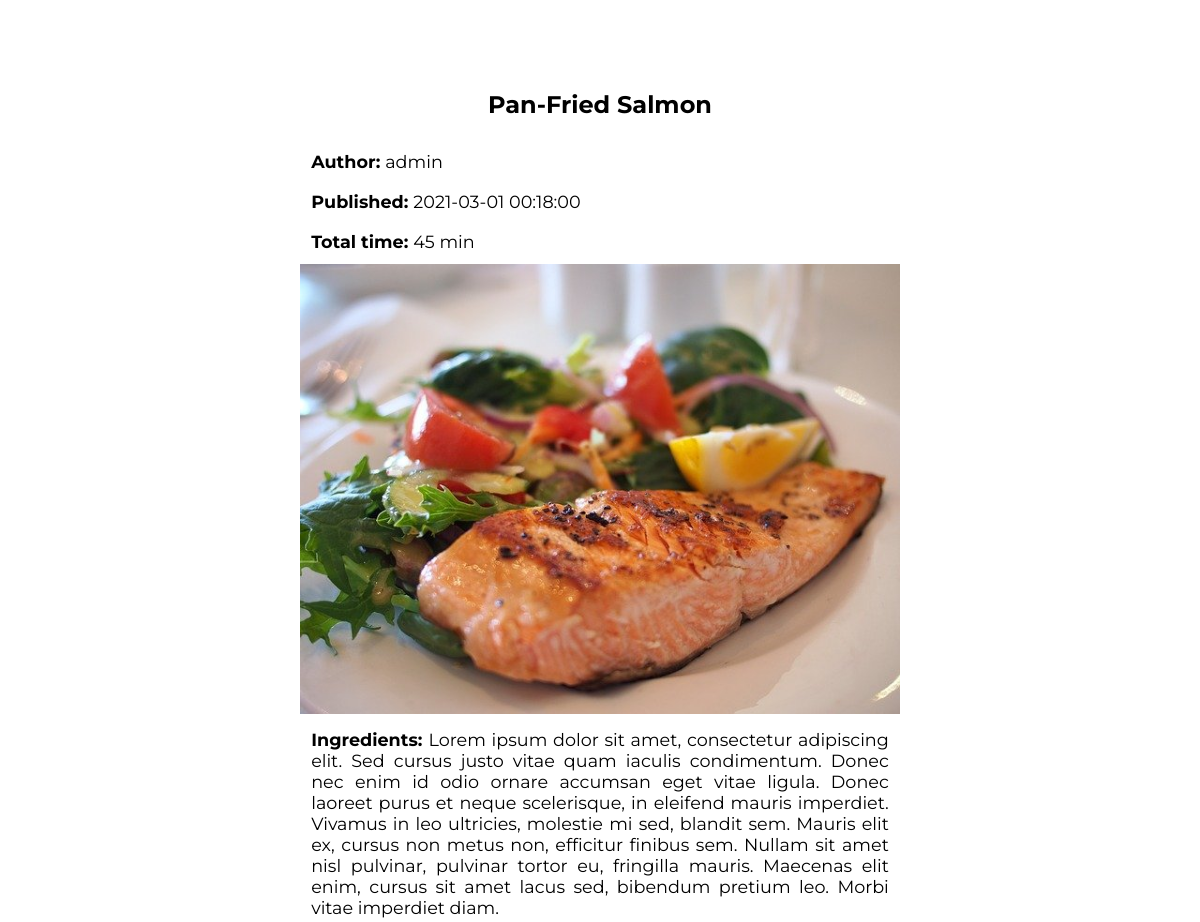
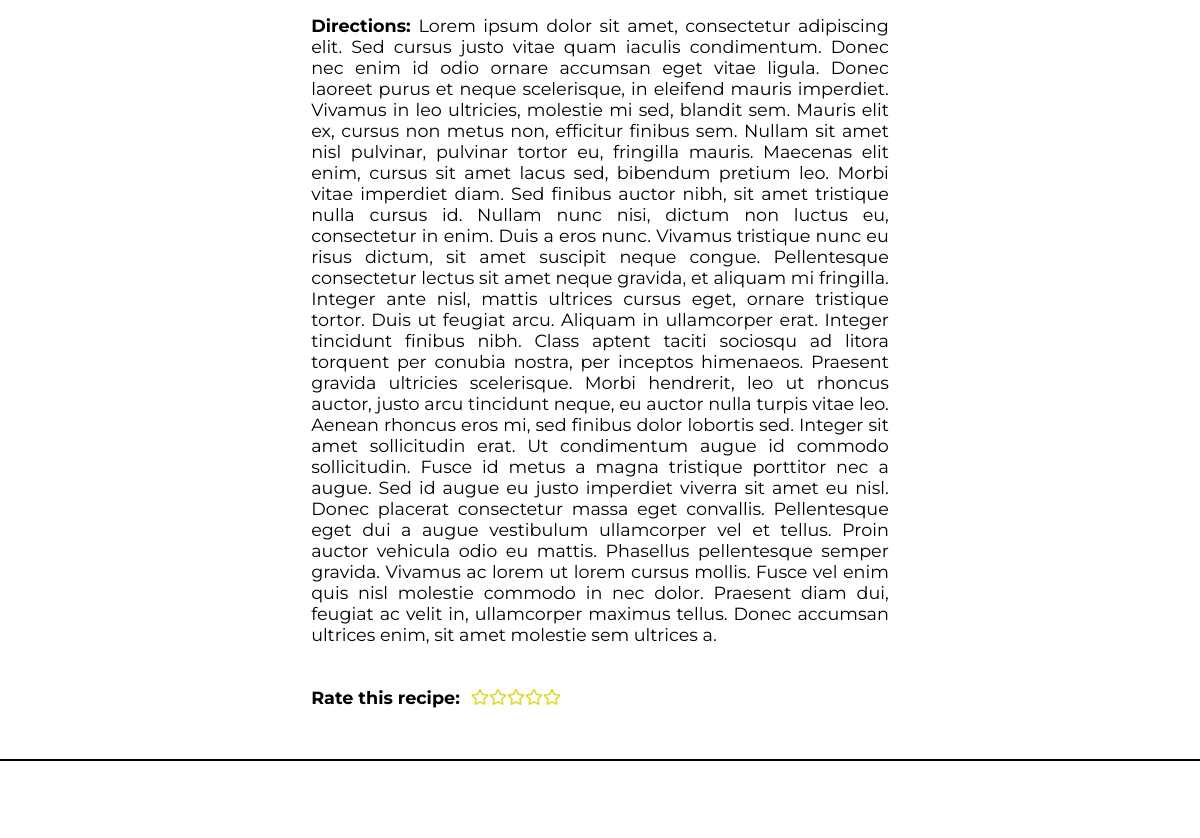
The page /Recepti/root/pages/recipe.php?id=36 on the database its author committed (2 pictures, top to bottom).
### tables this page shows
CREATE TABLE `recipe` (
  `id` int(11) NOT NULL,
  `author` varchar(32) NOT NULL,
  `title` varchar(255) NOT NULL,
  `time` int(5) NOT NULL,
  `ingredients` text NOT NULL,
  `preparation` text NOT NULL,
  `rating` tinyint(1) NOT NULL DEFAULT 0,
  `date` datetime NOT NULL,
  `categories` varchar(255) NOT NULL,
  `photo` varchar(64) NOT NULL
);

### Recepti/root/pages/recipe.php (the view, shortened to what this page needs)
<?php
  include '../scripts/connection.php';
  $id = $_GET['id'];
  $query = "SELECT * FROM recipe WHERE id =  $id";
  $result = mysqli_query($dbc, $query);
  $row = mysqli_fetch_array($result)
?>
<!DOCTYPE html>
<html lang="en" dir="ltr">
  <head>
    <link rel="stylesheet" href="https://cdnjs.cloudflare.com/ajax/libs/font-awesome/5.13.0/css/all.min.css" />
    <link rel="stylesheet" href="../css/style.css">
    <link rel="stylesheet" href="../css/recipe.css">
  </head>
  <body>
    <div class="container">
    <nav class="header">
        <ul class="menuLinks">
          <a href="../index.php" id="home">Home</a>
          <?php
              if (!isset($_SESSION['username'])) {
                echo "<a href='./login.php'><li>Login</li></a>"; }
              if (!isset($_SESSION['username'])) {
              echo "<a href='./signup.php'><li>Sign up</li></a>"; }
          ?>
        </ul>
      </nav>
      <main id="recipe">
      <?php
          echo '<h1>' . $row['title'] . '</h1>';
          echo '<p><strong>Author: </strong>' . $row['author'] . '</p>';
          echo '<p><strong>Published: </strong>' . $row['date'] . '</p>';
          echo '<p><strong>Total time: </strong>' .  $row['time'] . ' min</p>';
          echo '<img src="' . IMGPATH . $row['photo'] . '">';
          echo '<p><strong>Ingredients: </strong>' . $row['ingredients'] . '</p>';
          echo '<p><strong>Directions: </strong>' . $row['preparation'] . '</p>';
        ?>
        <p id="avgRating" data-recipeId="<?php echo $id; ?>"></p>
        <div class="ratings">
          <p id="left"><strong>Rate this recipe: </strong></p>
          <span data-rating="1" data-recipeId="<?php echo $id; ?>"><i class="far fa-star"></i></span>
          <span data-rating="2" data-recipeId="<?php echo $id; ?>"><i class="far fa-star"></i></i></span>
          <span data-rating="3" data-recipeId="<?php echo $id; ?>"><i class="far fa-star"></i></span>
          <span data-rating="4" data-recipeId="<?php echo $id; ?>"><i class="far fa-star"></i></span>
          <span data-rating="5" data-recipeId="<?php echo $id; ?>"><i class="far fa-star"></i></span>
        </div>
      </main>
    <footer class="header">
      <h2>AllRecipes</h2>
    </footer>
  </div>
  </body>
</html>

### Recepti/root/css/style.css (style rules this page uses)
* { margin:0; padding:0; box-sizing: border-box; }
body { background-color: #ffffff; font-family: 'Montserrat', sans-serif; height:100vh; }
h1 { font-size: 2vw; }
p { font-size: 2vh; }
.container { display: flex; flex-direction: column; min-height: 100%; align-items: stretch; }
.header { background-image: url("../img/header.jpg"); background-repeat: no-repeat; background-size: cover; color:white; width:100%; }
nav { width:100%; display: flex; justify-content: flex-end; }
.menuLinks { display:flex; }
#home { flex-grow: 1; }
nav a { color:white; list-style-type: none; font-size: 0.9rem; font-weight: bold; padding: 1rem; margin: 0.5rem; text-decoration: none; }
main { flex-grow:1; }
footer { background-color: #ffffff; border-top: 2px solid black; width: 100%; justify-content: center; flex-grow: 0; padding: 1.5rem; text-align: center; }
header, main, footer { flex-shrink: 0; }

### Recepti/root/css/recipe.css (style rules this page uses)
#recipe { width:50%; margin-left: 25%; margin-bottom: 5vh; }
#recipe p { text-align: justify; padding:0.5rem; margin:0.2rem; font-size: 1.1rem; }
#recipe img { width:100%; }
#recipe h1 { text-align: center; padding: 0.5rem; margin: 1rem; }
.ratings { display: flex; flex-direction: row; align-items: center; }
.far { color:#ddd722; }

### rows shown on the page
recipe: title "Pan-Fried Salmon", author "admin", date "2021-03-01 00:18:00", time "45", photo (picture), ingredients "Lorem ipsum dolor sit amet, consectetur adipiscing elit. Sed cursus justo vitae quam iaculis condimentum. Donec nec enim id odio ornare accumsan eget vitae ligula. Donec laoreet purus et neque scelerisque, in eleifend mauris imperdiet. Vivamus in leo ultricies, molestie mi sed, blandit sem. Mauris elit ex, cursus non metus non, efficitur finibus sem. Nullam sit amet nisl pulvinar, pulvinar tortor eu, fringilla mauris. Maecenas elit enim, cursus sit amet lacus sed, bibendum pretium leo. Morbi vitae imperdiet diam.", preparation "Lorem ipsum dolor sit amet, consectetur adipiscing elit. Sed cursus justo vitae quam iaculis condimentum. Donec nec enim id odio ornare accumsan eget vitae ligula. Donec laoreet purus et neque scelerisque, in eleifend mauris imperdiet. Vivamus in leo ultricies, molestie mi sed, blandit sem. Mauris elit ex, cursus non metus non, efficitur finibus sem. Nullam sit amet nisl pulvinar, pulvinar tortor eu, fringilla mauris. Maecenas elit enim, cursus sit amet lacus sed, bibendum pretium leo. Morbi vitae imperdiet diam. Sed finibus auctor nibh, sit amet tristique nulla cursus id. Nullam nunc nisi, dictum non luctus eu, consectetur in enim. Duis a eros nunc. Vivamus tristique nunc eu risus dictum,…"
